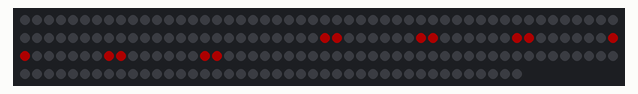
The sketch below on a simulated Arduino Uno, built with avr-gcc and run on an emulated ATmega328P. Parts: 192 RGB LEDs in strip order, left to right, continuing on the next row. Dim RGB values are drawn brighter than linear; the strip is taken to match the declared colour order; what the sketch prints to the serial monitor is not drawn.

Above: at 1.1 s.
At 1.73 s:
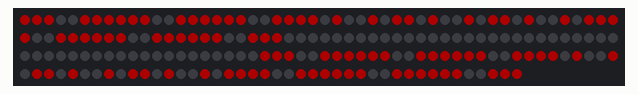
At 2.1 s:
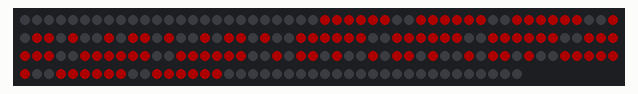

The sketch:

DecorGrid.ino
```cpp
#include "LEDGrid.h"

#include "Renderer.h"
#include "CARenderer.h"
#include "RainbowRenderer.h"

LEDGrid grid(8, 24, 6);
Renderer* renderer = nullptr;

color_t matrixSetColour[3] = {0, 0, 0};

void setup() {
  Serial.begin(115200);
  delay(1000);
  Serial.println("-------------------------------");
  Serial.println("-----------Resetting-----------");
  Serial.println("-------------------------------");

  grid.init();
  grid.setStride(1, 3);
  grid.clearPixels();
  grid.showPixels();

//  renderer = new RainbowRenderer(grid);
//  ((RainbowRenderer*)renderer)->initRings();

  renderer = new CARenderer(grid);

  Serial.println("Setup finished...");
}

void loop() {
  renderer->update();
  grid.showPixels();

  delay(100);
}

void loopRunner() {
  static int i = 0;
  static color_t r = 100;
  static color_t g = 0;
  static color_t b = 0;
  grid.setRGB(i++, r, g, b);
  grid.showPixels();
  if (i >= grid.getWidth() * grid.getHeight()) {
    i = 0;
    if (r == 100) {
      r = 0;
      g = 100;
    } else if (g == 100) {
      g = 0;
      b = 100;
    } else {
      b = 0;
      r = 100;
    }
  }
}
```

CARenderer.h
```cpp
#pragma once
#include "Renderer.h"

class CARenderer : public Renderer {
public:
  CARenderer(LEDGrid& grid);
  ~CARenderer();
private:
  virtual void updateGrid();

  typedef uint8_t cell;
  typedef uint16_t ruleset;

  cell* mCells;
  ruleset mBirthRules;
  ruleset mDeathRules;
  cell mNumGenerations;
};
```

CARenderer.ino
```cpp
#include "CARenderer.h"

CARenderer::CARenderer(LEDGrid& grid) : Renderer(grid) {
  mCells = new cell[grid.getWidth() * grid.getHeight()];
  mNumGenerations = 1;
  mBirthRules = 1 << 1;
  mDeathRules = ~(0 << 0) & ((1 << 10) - 1);
  Serial.println(String("Birth: ") + String(mBirthRules));
  Serial.println(String("Death: ") + String(mDeathRules));
  for (cell y = 0; y < mGrid.getHeight(); y++) {
    for (cell x = 0; x < mGrid.getWidth(); x++) {
      size_t index = x + y * mGrid.getWidth();
      mCells[index] = 0;
    }
  }
  mCells[mGrid.getWidth() / 2 + mGrid.getHeight() * mGrid.getWidth() / 2] = mNumGenerations;
  if (!(mGrid.getWidth() & 1)) {
    mCells[mGrid.getWidth() / 2 - 1 + mGrid.getHeight() * mGrid.getWidth() / 2] = mNumGenerations;
    if (!(mGrid.getHeight() & 1)) {
      mCells[mGrid.getWidth() / 2 + (mGrid.getHeight() / 2 - 1) * mGrid.getWidth()] = mNumGenerations;
      mCells[mGrid.getWidth() / 2 - 1 + (mGrid.getHeight() / 2- 1) * mGrid.getWidth()] = mNumGenerations;
    }
  } else if (!(mGrid.getHeight() & 1)) {
    mCells[mGrid.getWidth() / 2 + (mGrid.getHeight() / 2 - 1) * mGrid.getWidth()] = mNumGenerations;
  }
}

CARenderer::~CARenderer() {
  delete[] mCells;
}

#define NEIGHBOUR(x, y, dx, dy)\
mCells[\
  ((x == 0 && dx == -1) ?\
    mGrid.getWidth()  - 1 :\
    ((x == mGrid.getWidth()  - 1 && dx == 1) ? 0 : x + dx)) +\
  ((y == 0 && dy == -1) ?\
    mGrid.getHeight() - 1 :\
    ((y == mGrid.getHeight() - 1 && dy == 1) ? 0 : y + dy)) * mGrid.getWidth()\
]

void CARenderer::updateGrid() {
  cell* cells2 = new cell[mGrid.getWidth() * mGrid.getHeight()];
  for (cell y = 0; y < mGrid.getHeight(); y++) {
    for (cell x = 0; x < mGrid.getWidth(); x++) {
      unsigned int numNeighbours =
        NEIGHBOUR(x, y,  1,  1) +
        NEIGHBOUR(x, y,  0,  1) +
        NEIGHBOUR(x, y, -1,  1) +
        NEIGHBOUR(x, y,  1,  0) +
        NEIGHBOUR(x, y, -1,  0) +
        NEIGHBOUR(x, y,  1, -1) +
        NEIGHBOUR(x, y,  0, -1) +
        NEIGHBOUR(x, y, -1, -1);
      size_t index = x + y * mGrid.getWidth();
      cell current = mCells[index];
      cells2[index] = (!current ? (mBirthRules & (1 << numNeighbours) ? mNumGenerations : current) : ((current != mNumGenerations || (mDeathRules & (1 << numNeighbours)))) ? current - 1 : current);
      color_channel_t c = (color_channel_t)((mCells[index] * 255) / mNumGenerations);
      mGrid.setHSV(x, y, 0, 255, c);
    }
  }
  delete[] mCells;
  mCells = cells2;
}
```

LEDGrid.h
```cpp
#pragma once
#include <Adafruit_NeoPixel.h>
#ifdef __AVR__
  #include <avr/power.h>
#endif

typedef int16_t pin_t;
typedef uint16_t pixel_t;
typedef uint8_t color_channel_t;
typedef uint16_t hue_channel_t;
typedef uint32_t color_t;

class LEDGrid {
public:
  LEDGrid(pixel_t width, pixel_t height, pin_t ledPin);

  void init();

  void setRGB(pixel_t index, color_channel_t r, color_channel_t g, color_channel_t b);
  void setHSV(pixel_t index, hue_channel_t h, color_channel_t s, color_channel_t v);

  void setRGB(pixel_t pixelX, pixel_t pixelY, color_channel_t r, color_channel_t g, color_channel_t b);
  void setHSV(pixel_t pixelX, pixel_t pixelY, hue_channel_t h, color_channel_t s, color_channel_t v);

  void setRGBAll(color_channel_t r, color_channel_t g, color_channel_t b);
  void setHSVAll(hue_channel_t h, color_channel_t s, color_channel_t v);

  void clearPixels();
  void showPixels();

  inline pixel_t getWidth() {
    return mWidth / mStrideX;
  }

  inline pixel_t getHeight() {
    return mHeight / mStrideY;
  }

  inline void setStride(pixel_t x, pixel_t y) {
    mStrideX = x;
    mStrideY = y;
    Serial.println(String("Grid: ") + String(mWidth / mStrideX) + "x" + String(mHeight / mStrideY));
  }
private:
  inline pixel_t flatten(pixel_t x, pixel_t y) {
    return y & 1 ? (mWidth - x - 1) + (y * mWidth) : x + (y * mWidth);
  }
  inline void unflatten(pixel_t& x, pixel_t& y, pixel_t xy) {
    y = xy / mHeight;
    x = y & 1 ? (mWidth - (xy % mWidth)) : (xy % mWidth);
  }

  pixel_t mWidth, mHeight, mStrideX, mStrideY;
  Adafruit_NeoPixel mPixels;
};
```

LEDGrid.ino
```cpp
#include "LEDGrid.h"

LEDGrid::LEDGrid(pixel_t width, pixel_t height, pin_t ledPin) :
mPixels(width * height, ledPin, NEO_BRG | NEO_KHZ800), mWidth(width), mHeight(height), mStrideX(1), mStrideY(1) {
  mPixels.setBrightness(50);
}

void LEDGrid::init() {
  Serial.println("Initialising Grid.");
  mPixels.begin();
}

void LEDGrid::setRGB(pixel_t index, color_channel_t r, color_channel_t g, color_channel_t b) {
  mPixels.setPixelColor(index, Adafruit_NeoPixel::Color(r, g, b));
}

void LEDGrid::setHSV(pixel_t index, hue_channel_t h, color_channel_t s, color_channel_t v) {
  mPixels.setPixelColor(index, Adafruit_NeoPixel::ColorHSV(h, s, v));
}

void LEDGrid::setRGB(pixel_t pixelX, pixel_t pixelY, color_channel_t r, color_channel_t g, color_channel_t b) {
  for (pixel_t i = 0; i < mStrideX; i++) {
    for (pixel_t j = 0; j < mStrideY; j++) {
      mPixels.setPixelColor(flatten(pixelX * mStrideX + i, pixelY * mStrideY + j), Adafruit_NeoPixel::Color(r, g, b));
    }
  }
}

void LEDGrid::setHSV(pixel_t pixelX, pixel_t pixelY, hue_channel_t h, color_channel_t s, color_channel_t v) {
  for (pixel_t i = 0; i < mStrideX; i++) {
    for (pixel_t j = 0; j < mStrideY; j++) {
      mPixels.setPixelColor(flatten(pixelX * mStrideX + i, pixelY * mStrideY + j), Adafruit_NeoPixel::ColorHSV(h, s, v));
    }
  }
}

void LEDGrid::setRGBAll(color_channel_t r, color_channel_t g, color_channel_t b) {
  color_t c = Adafruit_NeoPixel::Color(r, g, b);
  for (pixel_t i = 0; i < mWidth * mHeight; i++) {
    mPixels.setPixelColor(i, c);
  }
}

void LEDGrid::setHSVAll(hue_channel_t h, color_channel_t s, color_channel_t v) {
  color_t c = Adafruit_NeoPixel::ColorHSV(h, s, v);
  for (pixel_t i = 0; i < mWidth * mHeight; i++) {
    mPixels.setPixelColor(i, c);
  }
}

void LEDGrid::clearPixels() {
  mPixels.clear();
}

void LEDGrid::showPixels() {
  mPixels.show();
}
```

RainbowRenderer.h
```cpp
#pragma once
#include "Renderer.h"

class RainbowRenderer : public Renderer {
public:
  RainbowRenderer(LEDGrid& grid);

  void initFlat();
  void initRings();
private:
  virtual void updateGrid();

  void updateFlat();
  void updateRings();

  typedef void (RainbowRenderer::*update_callback)(void);
  update_callback mUpdateCallback;

  hue_channel_t mHue = 0;
  pixel_t mSpeed = 1000;
};
```

RainbowRenderer.ino
```cpp
#include "RainbowRenderer.h"

RainbowRenderer::RainbowRenderer(LEDGrid& grid) : Renderer(grid) {
  initFlat();
}

void RainbowRenderer::initFlat() {
  mUpdateCallback = &RainbowRenderer::updateFlat;
  mSpeed = 1000;
}

void RainbowRenderer::initRings() {
  mUpdateCallback = &RainbowRenderer::updateRings;
  mSpeed = 5000;
}

void RainbowRenderer::updateGrid() {
  (this->*mUpdateCallback)();
}

void RainbowRenderer::updateFlat() {
  mHue = (mHue + mSpeed) % 65535;
  mGrid.setHSVAll(mHue, 255, 255);
}

void RainbowRenderer::updateRings() {
  mSpeed = 5000 + (pixel_t)(4000 * sin(mFrames * 0.05f));
  mHue = (mHue + mSpeed) & 65535;
  for (pixel_t x = 0; x < mGrid.getWidth(); x++) {
    for (pixel_t y = 0; y < mGrid.getHeight(); y++) {
      float rx = x - mGrid.getWidth() * 0.5f + 0.5f;
      float ry = y - mGrid.getHeight() * 0.5f + 0.5f;
      hue_channel_t hue = (mHue + (pixel_t)(5000.0f * sqrt(rx * rx + ry * ry))) & 65535;
      mGrid.setHSV(x, y, hue, 255, 255);
    }
  }
}
```

Renderer.h
```cpp
#pragma once
#include "LEDGrid.h"

class Renderer {
public:
  Renderer(LEDGrid& grid) : mGrid(grid) {}

  void update() {
    mFrames++;
    updateGrid();
  }
protected:
  virtual void updateGrid() = 0;
  LEDGrid& mGrid;

  unsigned long mFrames = 0;
};
```

Measured:
- by itself, everything shown: repeats every 0.75 s, in 6 steps
